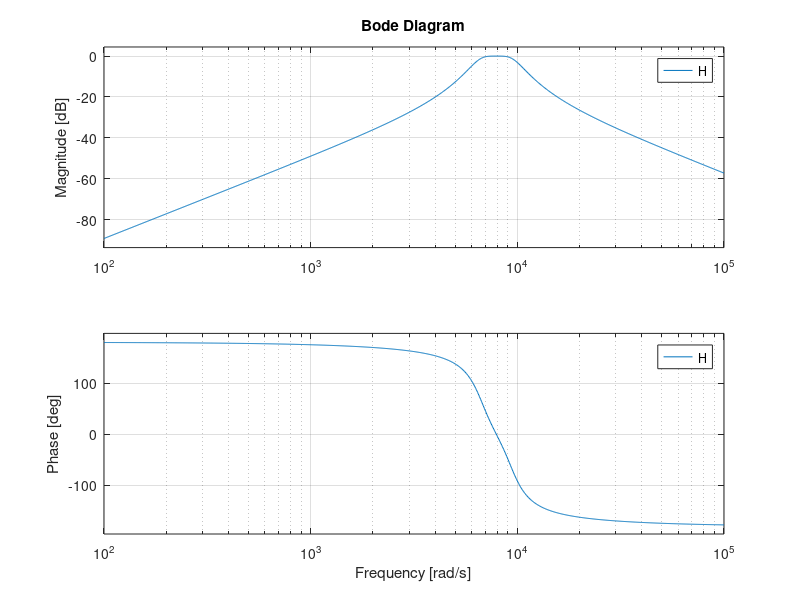

MATLAB code for this plot:
%pkg load control

c1 = 15e-9
c2 = 2.7e-9
r1 = 220000
r2 = 1000000
r3 = 8648

A = -1/(c1*r1)
B = (1/c2 + 1/c1)*(1/r3)
C = (1/r1 + 1/r2)*(1/(c1*c2*r3))
s = tf('s'); % se crea una variable que luego nos ayuda a formar la
             % funcion de transferencia
 
Hs = (A*s)/(s^2+s*B+C)

%num = [1.356 * 10**7, 0, 0]
%den = [1, 5207, 1.389 * 10**8, 3.264 *10**11, 3.928*10**15]

H = ((1.356 * 10^7)*s^2) / (s^4 + 5207*s^3 +(1.389 * 10^8)* s^2 + (3.264 *10^11)*s + 3.928*10^15)

H1 = (-(2626)*s)/((s^2 + 2177*s + 4.498*10^7))

H2 = (-(3086)*s)/((s^2 + 3030*s + 8.732e+07))
 
bode (H)
%bode (H2)
%subplot(211),title('Diagramas de Bode')
%ylabel('Ganancia [dB]')
%subplot(212), ylabel('Fase [grados]')
%xlabel('Frecuencia [rad/s]')
